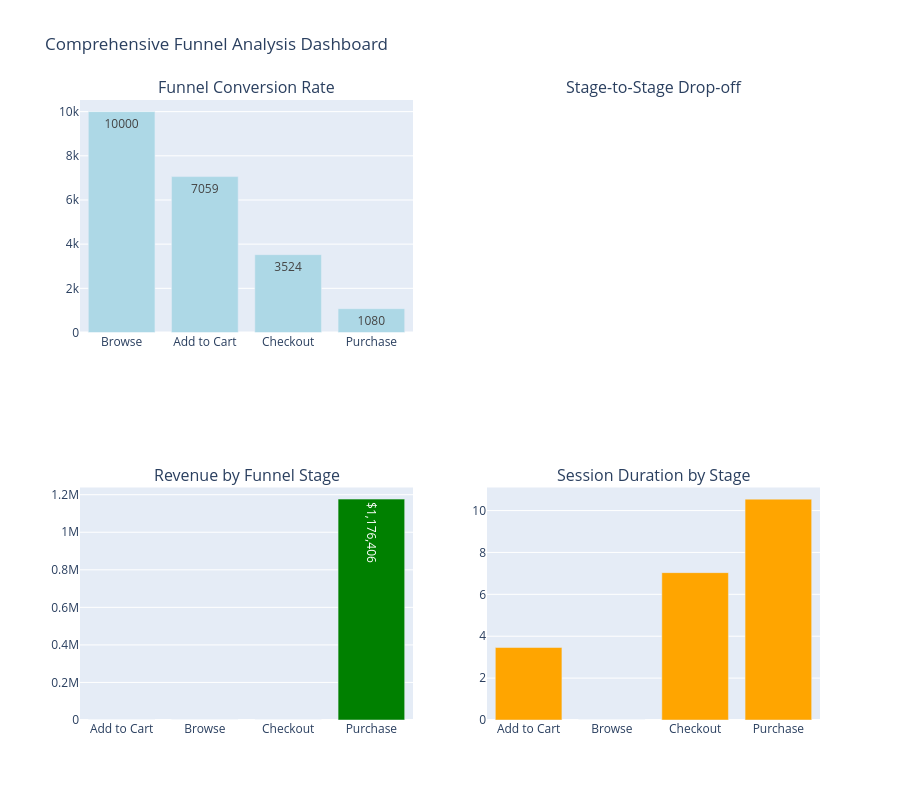

Write notebook code for a chart like this one.
### Markdown cell above
# Visualization - Overall Funnel

### Code cell
# Create comprehensive funnel visualization
fig =  make_subplots(
    rows=2 ,  cols=2,
    subplot_titles=('Funnel Conversion Rate', 'Stage-to-Stage Drop-off',
                   'Revenue by Funnel Stage', 'Session Duration by Stage'),
    specs = [[{'secondary_y' : False}, {'secondary_y': False }],
            [{'secondary_y': False}, {'secondary_y': False}]]
)

# Funnel conversion rates 
fig.add_trace(
    go.Bar(x=funnel_df['Stage'], y=funnel_df['Sessions'],
           text=funnel_df['Sessions'], textposition='auto',
           name='Sessions', marker_color='lightblue'),
    row=1, col=1
)

# Drop_off rates 
revenue_by_stage = session_summary.groupby('Max_Funnel_Stage')['Revenue'].sum().reset_index()
fig.add_trace(
    go.Bar(x=revenue_by_stage['Max_Funnel_Stage'], y=revenue_by_stage['Revenue'],
          text=[f'${x:,.0f}' for x in revenue_by_stage['Revenue']],
           textposition='auto', name ='Revenue', marker_color='green'),
    row=2, col=1
)

#Session duration by stage 
duration_by_stage = session_summary.groupby('Max_Funnel_Stage')['Session_Duration_Min'].mean().reset_index()
fig.add_trace(
    go.Bar(x=duration_by_stage['Max_Funnel_Stage'], y=duration_by_stage['Session_Duration_Min'],
           textposition='auto', name='Avg Session Duration (min)',
           marker_color='orange'),
    row=2, col=2
)
fig.update_layout(height=800, title_text='Comprehensive Funnel Analysis Dashboard', showlegend=False)
fig.show()

### Figure 1 — Plotly figure (JSON) as saved in the notebook; plotly's stock layout.template omitted (floating-point values rounded to 4 significant figures)
{"data": [{"marker": {"color": "lightblue"}, "name": "Sessions", "text": [10000.0, 7059.0, 3524.0, 1080.0], "textposition": "auto", "type": "bar", "x": ["Browse", "Add to Cart", "Checkout", "Purchase"], "xaxis": "x", "y": [10000, 7059, 3524, 1080], "yaxis": "y"}, {"marker": {"color": "green"}, "name": "Revenue", "text": ["$0", "$0", "$0", "$1,176,406"], "textposition": "auto", "type": "bar", "x": ["Add to Cart", "Browse", "Checkout", "Purchase"], "xaxis": "x3", "y": [0.0, 0.0, 0.0, 1176000.0], "yaxis": "y3"}, {"marker": {"color": "orange"}, "name": "Avg Session Duration (min)", "textposition": "auto", "type": "bar", "x": ["Add to Cart", "Browse", "Checkout", "Purchase"], "xaxis": "x4", "y": [3.461, 0.0, 7.036, 10.55], "yaxis": "y4"}], "layout": {"annotations": [{"font": {"size": 16}, "showarrow": false, "text": "Funnel Conversion Rate", "x": 0.225, "xanchor": "center", "xref": "paper", "y": 1, "yanchor": "bottom", "yref": "paper"}, {"font": {"size": 16}, "showarrow": false, "text": "Stage-to-Stage Drop-off", "x": 0.775, "xanchor": "center", "xref": "paper", "y": 1, "yanchor": "bottom", "yref": "paper"}, {"font": {"size": 16}, "showarrow": false, "text": "Revenue by Funnel Stage", "x": 0.225, "xanchor": "center", "xref": "paper", "y": 0.375, "yanchor": "bottom", "yref": "paper"}, {"font": {"size": 16}, "showarrow": false, "text": "Session Duration by Stage", "x": 0.775, "xanchor": "center", "xref": "paper", "y": 0.375, "yanchor": "bottom", "yref": "paper"}], "height": 800, "showlegend": false, "title": {"text": "Comprehensive Funnel Analysis Dashboard"}, "xaxis": {"anchor": "y", "domain": [0, 0.45]}, "xaxis2": {"anchor": "y2", "domain": [0.55, 1]}, "xaxis3": {"anchor": "y3", "domain": [0, 0.45]}, "xaxis4": {"anchor": "y4", "domain": [0.55, 1]}, "yaxis": {"anchor": "x", "domain": [0.625, 1]}, "yaxis2": {"anchor": "x2", "domain": [0.625, 1]}, "yaxis3": {"anchor": "x3", "domain": [0, 0.375]}, "yaxis4": {"anchor": "x4", "domain": [0, 0.375]}}}
